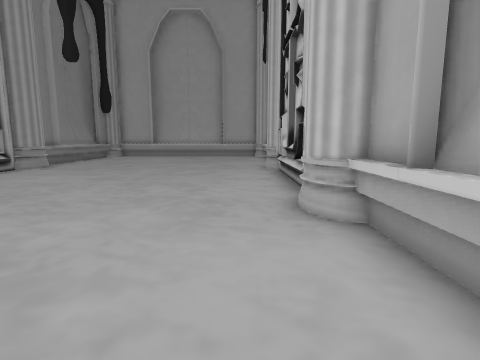
view 1 (above)

16 first-person views from a walk through a Unity game level. The camera is 1.3 m above the floor, tilts 8° down and sees 80° across. The floor is counted in squares, 1 m on a side. Each view is taken from the middle of a square. On the plan, view 1 faces up. The plan holds only what a view shows up to about 13 squares ahead; the rest is blank. The place goes on beyond the plan. The player is left out. Some animated figures are not drawn.

view 2
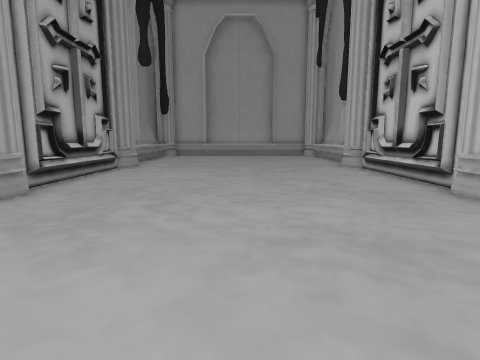

view 3
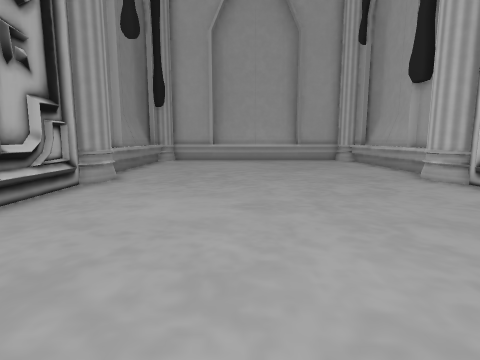

view 4
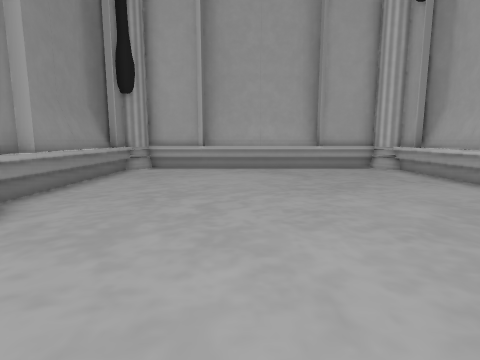

view 5
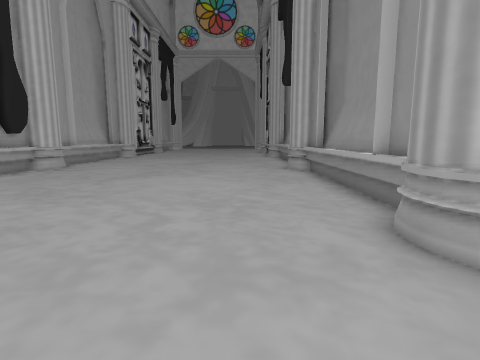

view 6
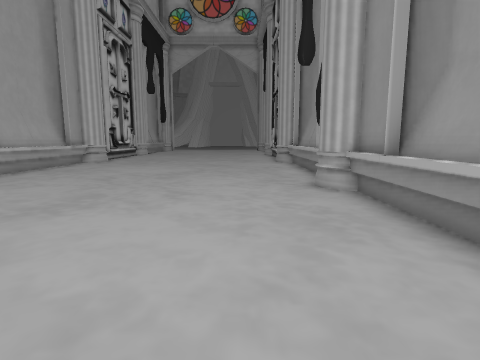

view 7
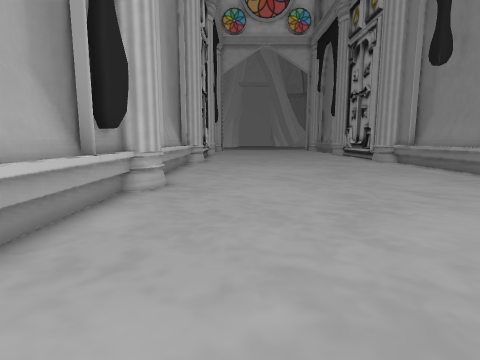

view 8
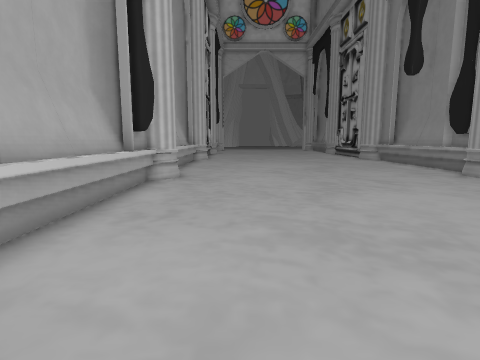

view 9
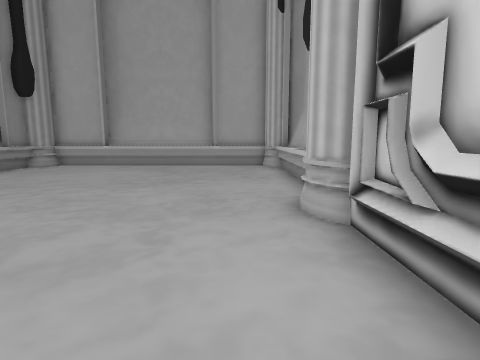

view 10
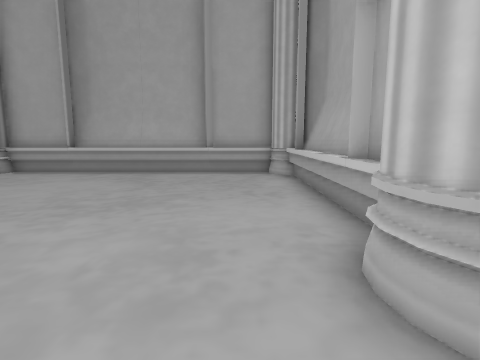

view 11
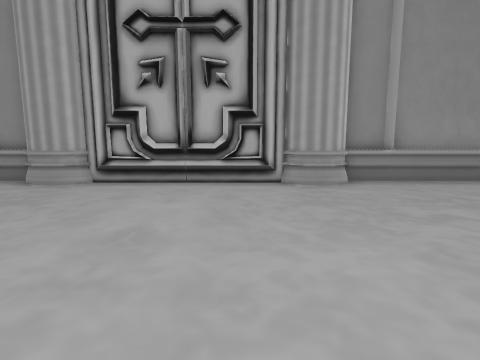

view 12
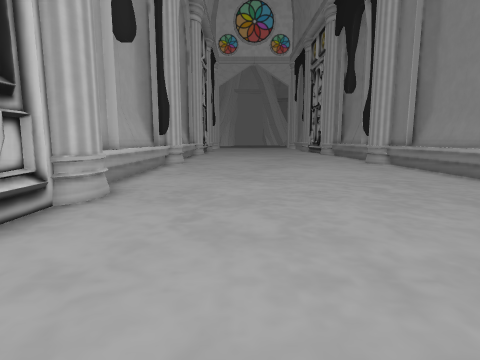

view 13
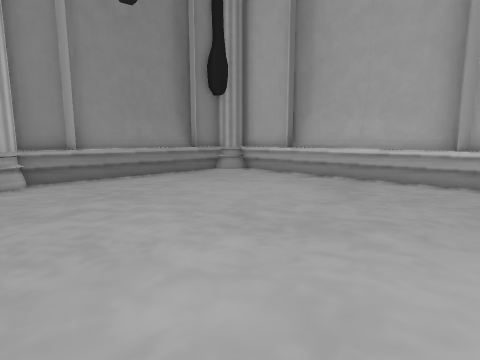

view 14
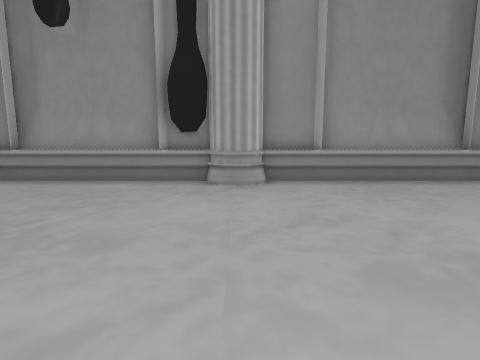

view 15
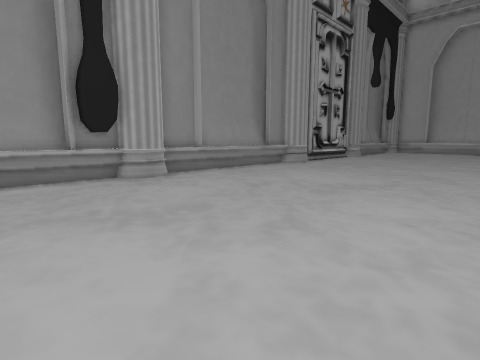

view 16
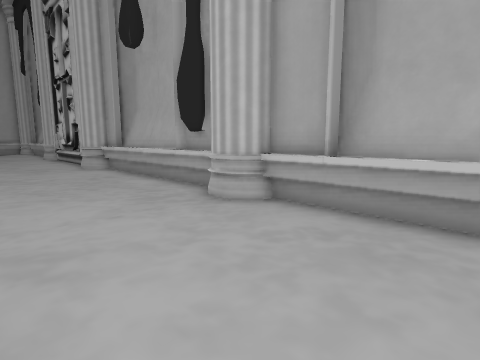

### Floor plan
Points are (right, up) in squares from view 1. A wall is a line through its corners. A room is listed if a view was taken in it or the views show most of it. See-through windows are left out.
Room 1 (views 1, 2, 3, 4, 5, 6, 7, 8, 9, 10, 11, 12, 13, 14, 15, 16)
walls: (-9.5, 6.2) (-9.2, 5.6) (-9.3, 5.1) (-9.5, 4.6); (1.7, 6.2) (1.7, 12.4) (1.2, 12.8) (1.3, 13.9); (1.6, 4.6) (1.2, 5.3) (1.3, 5.8) (1.5, 6.2); (1.7, 4.5) (1.3, 4.9); (-9.9, 7.2) (-9.5, 7); (-10, 4.4) (-10, -3.2); (1.7, 3) (2.1, 3.3); (-10.2, 3) (-10.2, -1.5); (1.7, 10.2) (1.5, 10.7); (-9.4, 12) (-9.8, 11.6); (1.4, 12.6) (1.2, 13.1); (1.3, 12.7) (1.2, 13.5); (-9.2, 13.5) (-9.3, 12.7) (-9.8, 12.3) (-9.8, 6.5) (-9.3, 6) (-9.2, 5.2); (1.3, 13.6) (1.5, 14); (-9.7, -1.4) (-10.1, -1.8); (-9.4, 14) (-9.3, 13.7); (2.2, -1.5) (2.2, 3); (-9.8, 14.3) (-9.3, 13.9) (-9.2, 13.1) (-9.5, 12.6); (2, 14.8) (2, 21.6); (-9.8, -3.3) (-9.4, -3.6); (1.3, -3.6) (1.7, -3.3) (1.7, 4.6); (2, -3.4) (2, 4.5) (1.4, 4.6) (1.2, 5.7); (1.2, -3.9) (1.5, -3.5); (2.1, 15.4) (1.7, 15.7); (-9.7, 15.8) (-10.1, 15.4); (2.2, 16.4) (2.2, 20.1); (-9.8, -4.9) (-9.8, -9.5); (-10, -4.9) (-10, -9.5); (2, -5.1) (1.3, -4.6); (-10.1, -6.2) (-9.7, -6.5); (-10.2, -6.5) (-10.2, -9.5); (-10.2, 20.1) (-10.2, 15.8); (2, -9.1) (2, -5) (1.6, -4.9) (1.3, -4.4) (1.3, -4.1) (1.3, -3.8); (2.2, -9.2) (2.2, -6.5); (-10, 21.6) (-10, 14.2); (-9.3, 21.9) (-9.8, 21.5); (-1.4, 22.8) (-6.6, 22.8); (1.4, 22.6) (-9.2, 22.6)
low walls: (-9.8, 4.5) (-9.8, -3.3); (1.7, 14.4) (1.7, 21.6); (1.7, -9.1) (1.7, -4.9); (-9.8, 21.5) (-9.8, 14.3); (1.4, 22.4) (-9.2, 22.4)

Positions as (right, up) in squares from view 1, and headings:
1: (0, 0), facing up
2: (-4, -1), facing up
3: (-5, 4), facing up
4: (-5, 9), facing up
5: (-7, 9), facing down
6: (-7, 4), facing down
7: (-1, 4), facing down
8: (-1, 6), facing down
9: (0, 8), facing up
10: (0, 11), facing up
11: (-1, 11), facing left
12: (-2, 12), facing down
13: (0, 13), facing up-left
14: (-1, -4), facing left
15: (0, -9), facing up-left
16: (-3, -9), facing up-right
